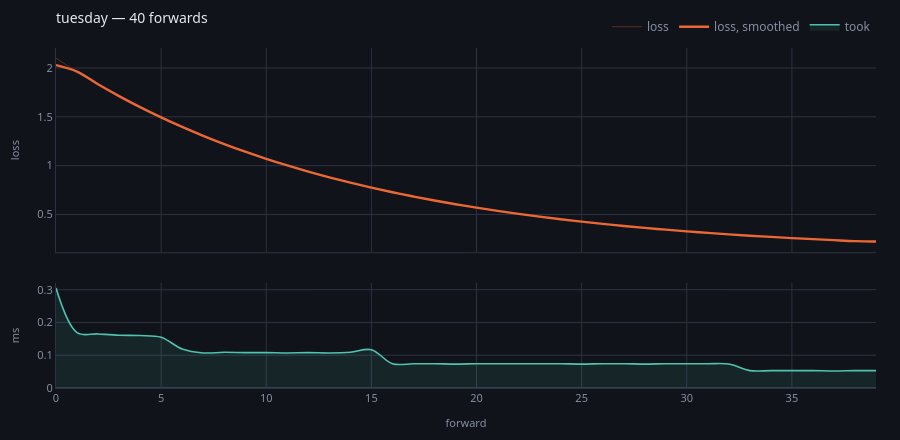

The notebook cell this image was saved under:
### Markdown cell above
## Drawn

`progress` reads the store. The bold line is a **centred rolling mean**, not a
spline through the points: a spline invents the values between them, and an
overshoot dipping below a minimum that never happened is a figure that lies.
The raw series stays underneath it, thin, so nothing is hidden by the smoothing.

### Code cell
progress(store, run="tuesday")

### Figure 1 — Plotly figure (JSON) as saved in the notebook; plotly's stock layout.template omitted (floating-point values rounded to 4 significant figures)
{"data": [{"hovertemplate": "forward %{x}<br>loss %{y:.4g}<extra></extra>", "line": {"color": "#eb6834", "width": 1}, "mode": "lines", "name": "loss", "opacity": 0.32, "type": "scatter", "x": [0, 1, 2, 3, 4, 5, 6, 7, 8, 9, 10, 11, 12, 13, 14, 15, 16, 17, 18, 19, 20, 21, 22, 23, 24, 25, 26, 27, 28, 29, 30, 31, 32, 33, 34, 35, 36, 37, 38, 39], "xaxis": "x", "y": [2.1, 1.96, 1.83, 1.709, 1.596, 1.491, 1.394, 1.303, 1.219, 1.141, 1.068, 1.0, 0.9372, 0.8786, 0.8241, 0.7734, 0.7263, 0.6824, 0.6417, 0.6037, 0.5685, 0.5357, 0.5052, 0.4768, 0.4504, 0.4259, 0.4031, 0.3819, 0.3622, 0.3438, 0.3267, 0.3109, 0.2961, 0.2824, 0.2696, 0.2577, 0.2467, 0.2364, 0.2269, 0.218], "yaxis": "y"}, {"hovertemplate": "forward %{x}<br>mean %{y:.4g}<extra></extra>", "line": {"color": "#eb6834", "shape": "spline", "width": 2.4}, "mode": "lines", "name": "loss, smoothed", "type": "scatter", "x": [0, 1, 2, 3, 4, 5, 6, 7, 8, 9, 10, 11, 12, 13, 14, 15, 16, 17, 18, 19, 20, 21, 22, 23, 24, 25, 26, 27, 28, 29, 30, 31, 32, 33, 34, 35, 36, 37, 38, 39], "xaxis": "x", "y": [2.03, 1.963, 1.833, 1.712, 1.599, 1.494, 1.396, 1.306, 1.221, 1.143, 1.07, 1.002, 0.9387, 0.88, 0.8254, 0.7746, 0.7274, 0.6834, 0.6426, 0.6046, 0.5693, 0.5364, 0.5059, 0.4775, 0.4511, 0.4265, 0.4036, 0.3824, 0.3626, 0.3442, 0.3271, 0.3112, 0.2964, 0.2827, 0.2699, 0.258, 0.247, 0.2367, 0.2271, 0.2224], "yaxis": "y"}, {"fill": "tozeroy", "fillcolor": "rgba(79,195,176,0.10)", "hovertemplate": "forward %{x}<br>%{y:.1f} ms<extra></extra>", "line": {"color": "#4fc3b0", "shape": "spline", "width": 1.6}, "mode": "lines", "name": "took", "type": "scatter", "x": [0, 1, 2, 3, 4, 5, 6, 7, 8, 9, 10, 11, 12, 13, 14, 15, 16, 17, 18, 19, 20, 21, 22, 23, 24, 25, 26, 27, 28, 29, 30, 31, 32, 33, 34, 35, 36, 37, 38, 39], "xaxis": "x2", "y": [0.305, 0.169, 0.165, 0.161, 0.16, 0.155, 0.119, 0.107, 0.109, 0.108, 0.108, 0.107, 0.108, 0.107, 0.109, 0.117, 0.074, 0.074, 0.074, 0.073, 0.074, 0.074, 0.074, 0.074, 0.074, 0.073, 0.074, 0.074, 0.073, 0.074, 0.074, 0.074, 0.073, 0.053, 0.053, 0.053, 0.053, 0.052, 0.053, 0.053], "yaxis": "y2"}, {"hovertemplate": "forward %{x} broke<extra></extra>", "marker": {"color": "#ef5f6b", "size": 9, "symbol": "x"}, "mode": "markers", "name": "broke", "showlegend": false, "type": "scatter", "x": [], "xaxis": "x", "y": [], "yaxis": "y"}], "layout": {"font": {"color": "#e7e9ef", "family": "system-ui, -apple-system, Segoe UI, Roboto, sans-serif", "size": 12}, "height": 440, "hoverlabel": {"align": "left", "bgcolor": "#1a1e28", "bordercolor": "#2c3242", "font": {"color": "#e7e9ef", "family": "system-ui, -apple-system, Segoe UI, Roboto, sans-serif"}}, "hovermode": "x unified", "legend": {"bgcolor": "rgba(0,0,0,0)", "font": {"color": "#868ea3"}, "orientation": "h", "x": 1, "xanchor": "right", "y": 1.02, "yanchor": "bottom"}, "margin": {"b": 44, "l": 56, "r": 24, "t": 44}, "paper_bgcolor": "#101319", "plot_bgcolor": "#101319", "title": {"font": {"size": 14}, "text": "tuesday — 40 forwards", "x": 0, "xanchor": "left", "xref": "paper", "y": 0.97, "yanchor": "top"}, "xaxis": {"anchor": "y", "domain": [0.0, 1.0], "gridcolor": "#2c3242", "linecolor": "#2c3242", "matches": "x2", "showticklabels": false, "tickfont": {"color": "#868ea3", "size": 11}, "title": {"font": {"color": "#868ea3", "size": 11}}, "zerolinecolor": "#2c3242"}, "xaxis2": {"anchor": "y2", "domain": [0.0, 1.0], "gridcolor": "#2c3242", "linecolor": "#2c3242", "tickfont": {"color": "#868ea3", "size": 11}, "title": {"font": {"color": "#868ea3", "size": 11}, "text": "forward"}, "zerolinecolor": "#2c3242"}, "yaxis": {"anchor": "x", "domain": [0.3994, 1.0], "gridcolor": "#2c3242", "linecolor": "#2c3242", "tickfont": {"color": "#868ea3", "size": 11}, "title": {"font": {"color": "#868ea3", "size": 11}, "text": "loss"}, "zerolinecolor": "#2c3242"}, "yaxis2": {"anchor": "x2", "domain": [0.0, 0.3094], "gridcolor": "#2c3242", "linecolor": "#2c3242", "rangemode": "tozero", "tickfont": {"color": "#868ea3", "size": 11}, "title": {"font": {"color": "#868ea3", "size": 11}, "text": "ms"}, "zerolinecolor": "#2c3242"}}}
